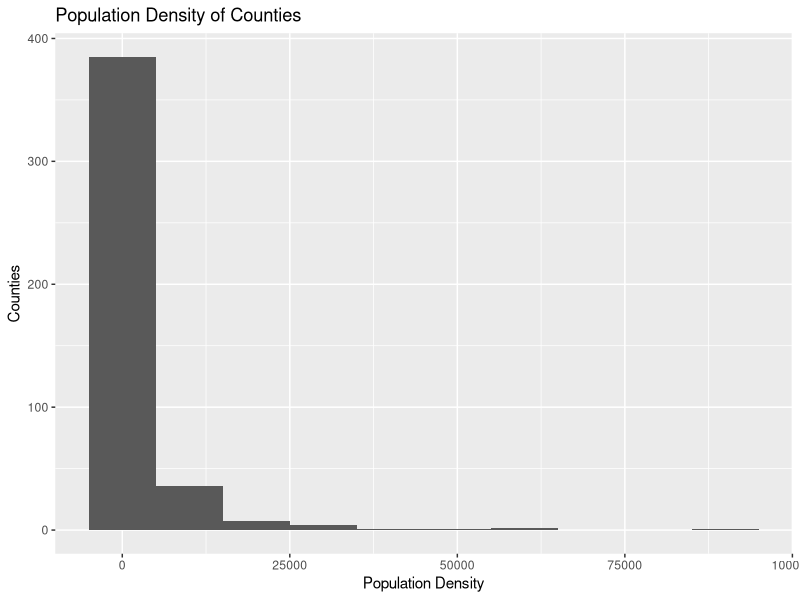
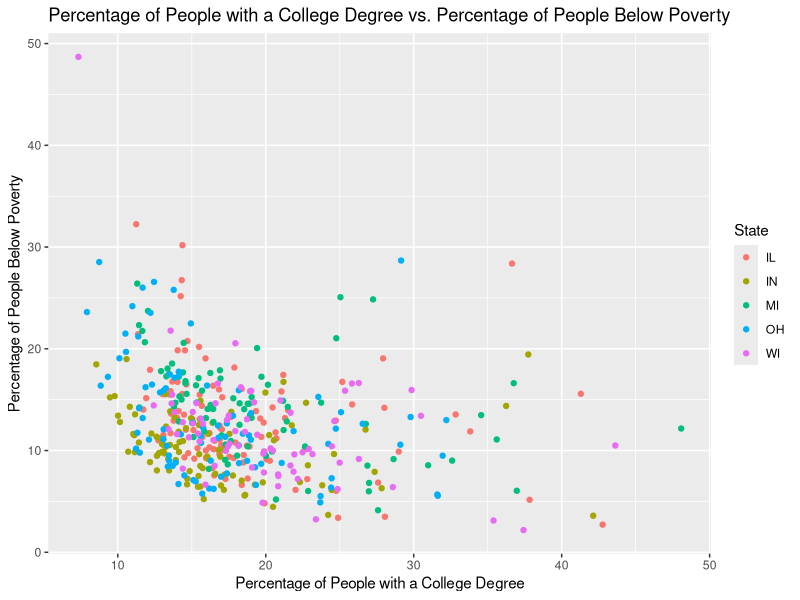
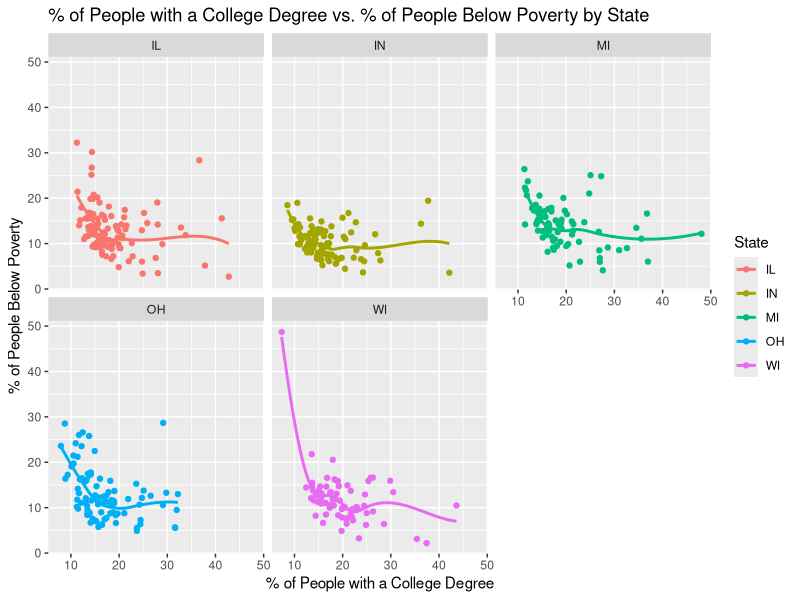
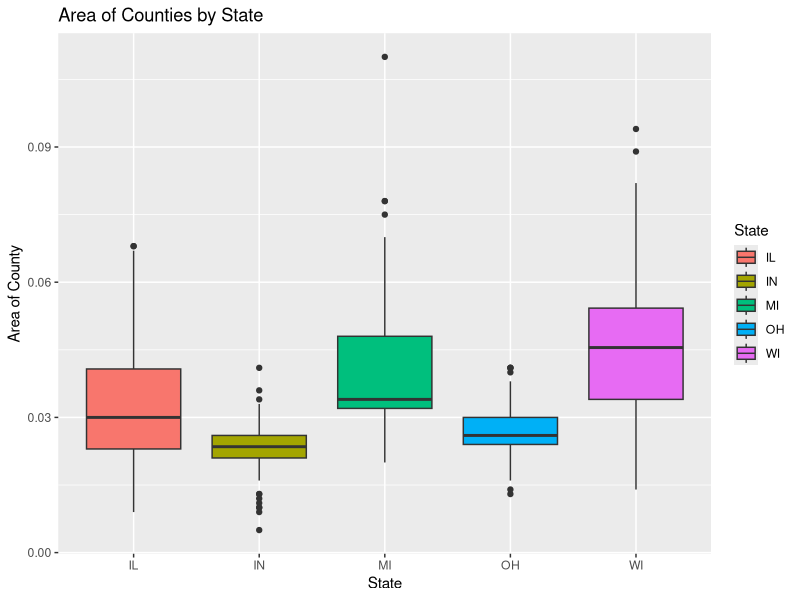
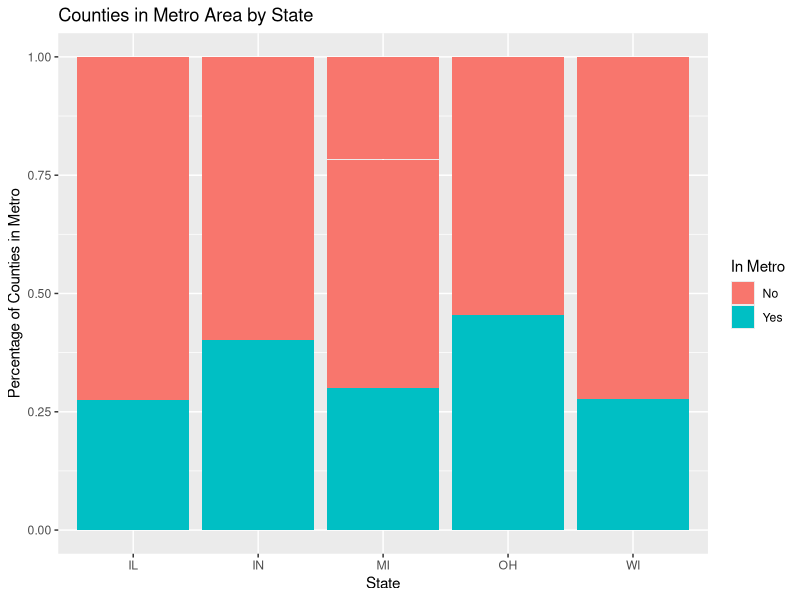
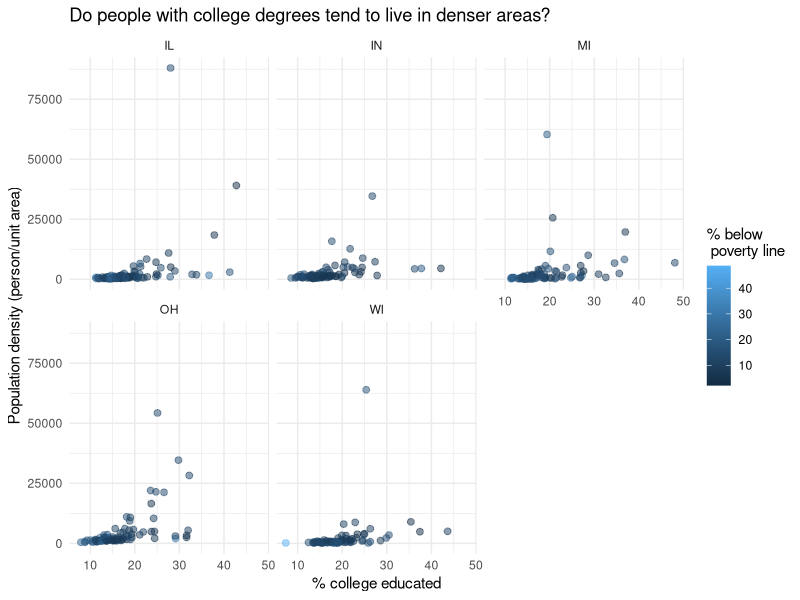

Here is the R script that generated these plots, in order:
## ---- chunk 1
#| label: load-packages
#| message: false

library(tidyverse)
library(viridis)

## ---- chunk 2

#| label: histogram-population-density-of-counties

ggplot(midwest, aes(x = popdensity)) +
  geom_histogram(binwidth = 10000) + labs(x = "Population Density", y = "Counties") + ggtitle("Population Density of Counties")

## ---- chunk 3

#| label: degree-versus-poverty-scatterplot

ggplot(midwest, aes(x = percollege, y = percbelowpoverty, color = state)) +
  geom_point() + 
  scale_fill_viridis_d() +
  labs(x = "Percentage of People with a College Degree", y = "Percentage of People Below Poverty", color = "State") + 
  ggtitle("Percentage of People with a College Degree vs. Percentage of People Below Poverty")

## ---- chunk 4
#| label: generate-scatterplots-by-state

ggplot(midwest, aes(x = percollege, y = percbelowpoverty, color = state)) +
  geom_point() + 
  scale_fill_viridis_d() + 
  geom_smooth(se = FALSE) + 
  facet_wrap(~state) +  
  labs(x = "% of People with a College Degree", y = "% of People Below Poverty", color = "State") + 
  ggtitle("% of People with a College Degree vs. % of People Below Poverty by State")

## ---- chunk 5

#| label: boxplot-area-of-counties-by-state

ggplot(midwest, aes(x = state, y = area, fill = state)) + 
  geom_boxplot() +
labs(x = "State", y = "Area of County", fill = "State") + 
  ggtitle("Area of Counties by State")

## ---- chunk 6
#| label: generate-segmented-bar-chart

midwest <- midwest |>
  mutate(metro = if_else(inmetro == 1, "Yes", "No"))
ggplot(data = midwest, aes(x = state, fill = metro, y=1)) +
  geom_bar(position = "fill", stat = "identity") +
labs(x = "State", y = "Percentage of Counties in Metro", fill = "In Metro") +
ggtitle("Counties in Metro Area by State")

## ---- chunk 7
#| label: generate-college-degree-plot

ggplot(midwest, aes(x = percollege, y=popdensity, color=percbelowpoverty)) + geom_point(alpha = 0.5, size = 2) + facet_wrap(~state) + labs(x = "% college educated", y = "Population density (person/unit area)", color = "% below \n poverty line") + ggtitle("Do people with college degrees tend to live in denser areas?") + theme_minimal()

